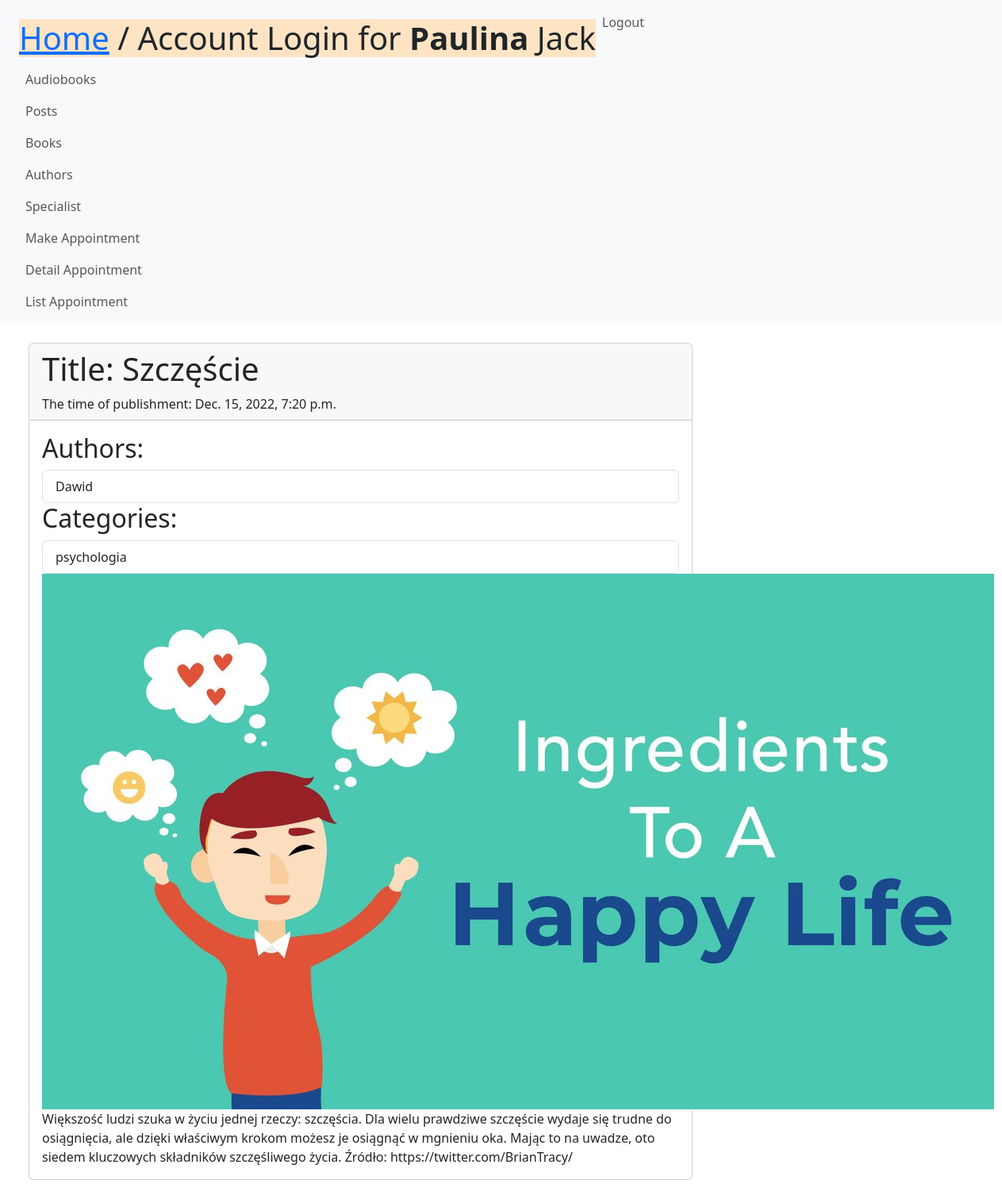
The page /releases/1/ (signed in) on the database its author committed.
### people/models.py (models this page shows, shortened)
class User(AbstractUser):
    company = models.ForeignKey('Company', related_name='Employees', null=True, on_delete=models.SET_NULL)
    def is_specialist(self):
        return self.groups.filter(name='Specialist').exists()
    def is_company(self):
        return self.groups.filter(name='Company').exists()

class Company(models.Model):
    name_company = models.CharField(max_length=256)
    industry = models.CharField(max_length=64)

### media/models.py (models this page shows, shortened)
class Release(models.Model):
    title = models.TextField(max_length=200)
    text = models.TextField(max_length=2000)
    category_release = models.ForeignKey(Category, on_delete=models.CASCADE)
    author_specialist = models.ForeignKey(User, on_delete=models.CASCADE, null=True)
    relimg = models.ImageField(upload_to='profile_images', default='test.png')
    date = models.DateTimeField(auto_now_add=True)

class Category(models.Model):
    name = models.CharField(max_length=64)
    def __str__(self):
        return self.name

### media/views.py (the view)
# urls.py: path('releases/<int:pk>/', ReleaseDetailView.as_view(), name='detail_release'),
class ReleaseDetailView(View):
    def get(self, request, pk):
        released = Release.objects.get(pk=pk)
        return render(request, 'detailrelease.html', {'release': released})

### media/templates/detailrelease.html (shortened to what this page needs)
{% extends 'base.html' %}
{% block content %}
<div class="card w-75">
    <div class="card-header">
        <h1> Title: {{ release.title }}</h1>
        <div> The time of publishment: {{ release.date}}</div>
    </div>
    <div class="card-body">
             <h2> Authors:</h2>
        <ul class="list-group">
            <li class="list-group-item"> {{ release.author_specialist }}</li>
        </ul>
         <h2> Categories:</h2>
        <ul class="list-group">
            <li class="list-group-item">{{ release.category_release }}</li>
        </ul>
        <img src="/{{release.relimg}}" >
        <div> {{release.text}}</div>
    </div>
</div>
{% endblock %}

### people/templates/base.html (shortened to what this page needs)
{% load static %}
<!DOCTYPE html>
<html lang="en">
<head>
    <link href="{% static 'bootstrap-5.2.2-dist/css/bootstrap.min.css' %}" rel="stylesheet">
</head>
<body>
<nav class="navbar navbar-expand-sm bg-light navbar-light">
    <div class="container-fluid">
        <ul class="navbar-nav">
            <div class="container m-auto">
        <div style="display: flex;flex-direction: row;justify-content: space-between">
               <div>   <h1 style="background-color: bisque" class="text-2xl leading-none text-gray-900 tracking-tight mt-3"><a href="/">Home</a> / Account Login for <b>{{user.username}}</b> {{user.company.name_company}} </h1>
               </div>
            <div>     {% if user.is_authenticated %}
                        <div class="nav-item">
                            <a class="nav-link" href="{% url 'logout' %}">Logout</a>
                        </div>
                        {% endif %}
            </div>
        </div>
                    {% if perms.media.view_book %}
                        <div>
                            <a class="nav-link" href="{% url 'view_audiobooks' %}">Audiobooks</a>
                        </div>
                        <div class="nav-item">
                            <a class="nav-link" href="{% url 'view_release' %}">Posts</a>
                        </div>
                        <div class="nav-item">
                            <a class="nav-link" href="{% url 'view_books' %}">Books</a>
                        </div>
                        <div class="nav-item">
                            <a class="nav-link" href="{% url 'view_author' %}">Authors</a>
                        </div>
                        <div class="nav-item">
                            <a class="nav-link" href="{% url 'view_specialist' %}">Specialist</a>
                        </div>
                        <div class="nav-item">
                            <a class="nav-link" href="{% url 'make_appointment' %}">Make Appointment</a>
                        </div>
                        <div class="nav-item">
                            <a class="nav-link" href="{% url 'detail_appointment' 1 %}">Detail Appointment</a>
                        </div>
                        <div class="nav-item">
                            <a class="nav-link" href="{% url 'view_appointment' %}">List Appointment</a>
                        </div>
                    {% endif %}
        </ul>
    </div>
</nav>
<div class="container m-4">
    {% block content %}{% endblock %}
</div>
</body>
</html>

### rows shown on the page
User: username "Paulina", company.name_company "Jack"
Release: title "Szczęście", date "Dec. 15, 2022, 7:20 p.m.", author_specialist "Dawid", category_release "psychologia", relimg (picture), text "Większość ludzi szuka w życiu jednej rzeczy: szczęścia. Dla wielu prawdziwe szczęście wydaje się trudne do osiągnięcia, ale dzięki właściwym krokom możesz je osiągnąć w mgnieniu oka. Mając to na uwadze, oto siedem kluczowych składników szczęśliwego życia. Źródło: https://twitter.com/BrianTracy/"
